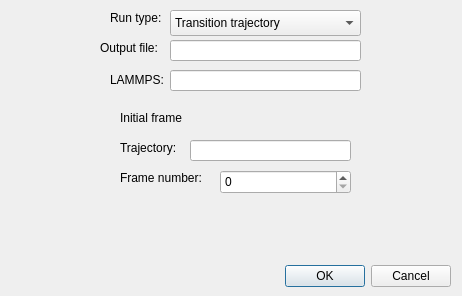
<?xml version="1.0" encoding="UTF-8"?>
<ui version="4.0">
 <class>SimDetails</class>
 <widget class="QDialog" name="SimDetails">
  <property name="geometry">
   <rect>
    <x>0</x>
    <y>0</y>
    <width>462</width>
    <height>296</height>
   </rect>
  </property>
  <property name="windowTitle">
   <string>Simulation Details</string>
  </property>
  <widget class="QDialogButtonBox" name="buttonBox">
   <property name="geometry">
    <rect>
     <x>110</x>
     <y>260</y>
     <width>341</width>
     <height>32</height>
    </rect>
   </property>
   <property name="orientation">
    <enum>Qt::Horizontal</enum>
   </property>
   <property name="standardButtons">
    <set>QDialogButtonBox::Cancel|QDialogButtonBox::Ok</set>
   </property>
  </widget>
  <widget class="QStackedWidget" name="sim_parameters">
   <property name="geometry">
    <rect>
     <x>110</x>
     <y>100</y>
     <width>251</width>
     <height>161</height>
    </rect>
   </property>
   <property name="currentIndex">
    <number>0</number>
   </property>
   <widget class="QWidget" name="traj_params">
    <widget class="QLabel" name="label_4">
     <property name="geometry">
      <rect>
       <x>10</x>
       <y>10</y>
       <width>81</width>
       <height>16</height>
      </rect>
     </property>
     <property name="text">
      <string>Initial frame</string>
     </property>
    </widget>
    <widget class="QLabel" name="label_5">
     <property name="geometry">
      <rect>
       <x>10</x>
       <y>40</y>
       <width>71</width>
       <height>16</height>
      </rect>
     </property>
     <property name="text">
      <string>Trajectory:</string>
     </property>
    </widget>
    <widget class="QLineEdit" name="traj_init_traj">
     <property name="geometry">
      <rect>
       <x>80</x>
       <y>40</y>
       <width>161</width>
       <height>21</height>
      </rect>
     </property>
    </widget>
    <widget class="QLabel" name="label_6">
     <property name="geometry">
      <rect>
       <x>10</x>
       <y>70</y>
       <width>101</width>
       <height>16</height>
      </rect>
     </property>
     <property name="text">
      <string>Frame number:</string>
     </property>
    </widget>
    <widget class="QSpinBox" name="traj_init_frame">
     <property name="geometry">
      <rect>
       <x>110</x>
       <y>70</y>
       <width>131</width>
       <height>24</height>
      </rect>
     </property>
    </widget>
   </widget>
   <widget class="QWidget" name="tps_params">
    <widget class="QLineEdit" name="tps_init_traj">
     <property name="geometry">
      <rect>
       <x>80</x>
       <y>40</y>
       <width>161</width>
       <height>21</height>
      </rect>
     </property>
    </widget>
    <widget class="QLabel" name="label_7">
     <property name="geometry">
      <rect>
       <x>10</x>
       <y>10</y>
       <width>131</width>
       <height>16</height>
      </rect>
     </property>
     <property name="text">
      <string>Initial trajectory</string>
     </property>
    </widget>
    <widget class="QLabel" name="label_8">
     <property name="geometry">
      <rect>
       <x>10</x>
       <y>40</y>
       <width>71</width>
       <height>16</height>
      </rect>
     </property>
     <property name="text">
      <string>Trajectory:</string>
     </property>
    </widget>
    <widget class="QSpinBox" name="tps_traj_idx">
     <property name="geometry">
      <rect>
       <x>110</x>
       <y>70</y>
       <width>131</width>
       <height>24</height>
      </rect>
     </property>
    </widget>
    <widget class="QLabel" name="label_10">
     <property name="geometry">
      <rect>
       <x>0</x>
       <y>70</y>
       <width>101</width>
       <height>16</height>
      </rect>
     </property>
     <property name="text">
      <string>Trajectory index:</string>
     </property>
    </widget>
    <widget class="QLabel" name="label_11">
     <property name="geometry">
      <rect>
       <x>10</x>
       <y>100</y>
       <width>71</width>
       <height>16</height>
      </rect>
     </property>
     <property name="text">
      <string>Topology:</string>
     </property>
    </widget>
    <widget class="QLineEdit" name="tps_top_file">
     <property name="geometry">
      <rect>
       <x>80</x>
       <y>100</y>
       <width>161</width>
       <height>21</height>
      </rect>
     </property>
    </widget>
    <widget class="QLabel" name="label_12">
     <property name="geometry">
      <rect>
       <x>40</x>
       <y>130</y>
       <width>61</width>
       <height>20</height>
      </rect>
     </property>
     <property name="text">
      <string>MC Steps:</string>
     </property>
    </widget>
    <widget class="QSpinBox" name="n_steps">
     <property name="geometry">
      <rect>
       <x>110</x>
       <y>130</y>
       <width>131</width>
       <height>24</height>
      </rect>
     </property>
    </widget>
   </widget>
   <widget class="QWidget" name="committor_params"/>
  </widget>
  <widget class="QComboBox" name="run_type">
   <property name="geometry">
    <rect>
     <x>170</x>
     <y>10</y>
     <width>191</width>
     <height>26</height>
    </rect>
   </property>
   <item>
    <property name="text">
     <string>Transition trajectory</string>
    </property>
   </item>
   <item>
    <property name="text">
     <string>Transition path sampling</string>
    </property>
   </item>
   <item>
    <property name="text">
     <string>Committor simulation</string>
    </property>
   </item>
  </widget>
  <widget class="QLabel" name="label_2">
   <property name="geometry">
    <rect>
     <x>110</x>
     <y>10</y>
     <width>60</width>
     <height>16</height>
    </rect>
   </property>
   <property name="text">
    <string>Run type:</string>
   </property>
  </widget>
  <widget class="QLineEdit" name="output_file">
   <property name="geometry">
    <rect>
     <x>170</x>
     <y>40</y>
     <width>191</width>
     <height>21</height>
    </rect>
   </property>
  </widget>
  <widget class="QLabel" name="label_9">
   <property name="geometry">
    <rect>
     <x>110</x>
     <y>70</y>
     <width>61</width>
     <height>20</height>
    </rect>
   </property>
   <property name="text">
    <string>LAMMPS:</string>
   </property>
  </widget>
  <widget class="QLineEdit" name="lammps_script">
   <property name="geometry">
    <rect>
     <x>170</x>
     <y>70</y>
     <width>191</width>
     <height>21</height>
    </rect>
   </property>
  </widget>
  <widget class="QLabel" name="label_3">
   <property name="geometry">
    <rect>
     <x>100</x>
     <y>40</y>
     <width>71</width>
     <height>16</height>
    </rect>
   </property>
   <property name="text">
    <string>Output file:</string>
   </property>
  </widget>
 </widget>
 <resources/>
 <connections>
  <connection>
   <sender>buttonBox</sender>
   <signal>accepted()</signal>
   <receiver>SimDetails</receiver>
   <slot>accept()</slot>
   <hints>
    <hint type="sourcelabel">
     <x>248</x>
     <y>254</y>
    </hint>
    <hint type="destinationlabel">
     <x>157</x>
     <y>274</y>
    </hint>
   </hints>
  </connection>
  <connection>
   <sender>buttonBox</sender>
   <signal>rejected()</signal>
   <receiver>SimDetails</receiver>
   <slot>reject()</slot>
   <hints>
    <hint type="sourcelabel">
     <x>316</x>
     <y>260</y>
    </hint>
    <hint type="destinationlabel">
     <x>286</x>
     <y>274</y>
    </hint>
   </hints>
  </connection>
 </connections>
</ui>
